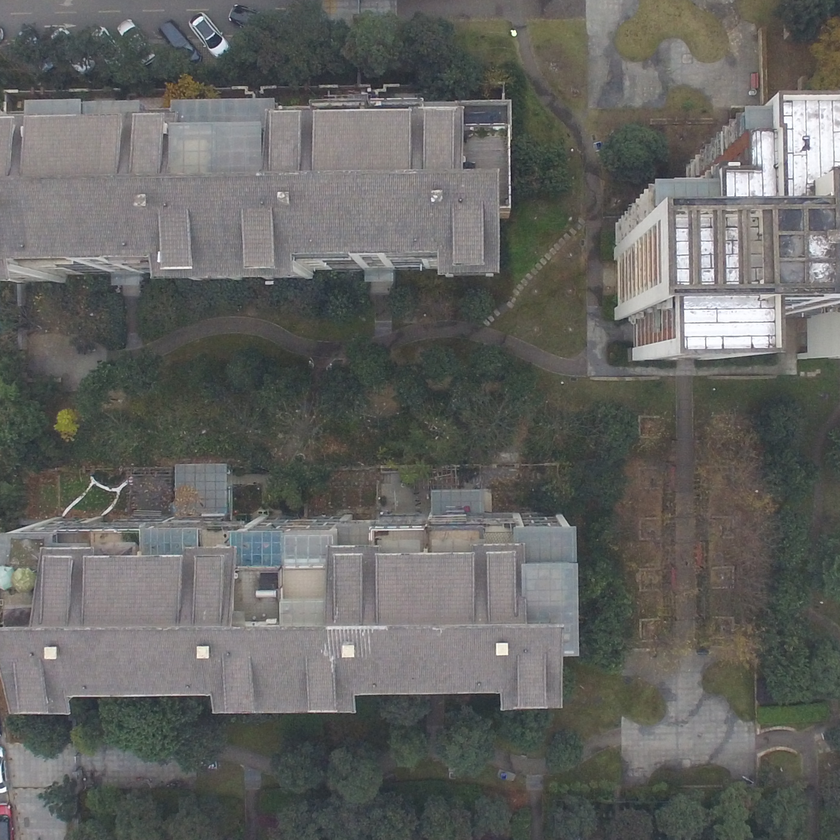
//> input picture lsy/lsy/001.png, 840 x 840 px, shrunk from 1400 x 1400 before the run
$ ./main   (built with g++ and OpenCV 4)
//> lines starting //> are read from the running program, lines starting //| are printed output that depends on the picture

////////////////////////////////////////////////////////////////////////
#include <stdlib.h>
#include <stdio.h>
#include <math.h>
#include <cv.h>
#include <highgui.h>
#include<iostream>
#include <time.h>
using namespace std;
using namespace cv;
//区域生长法
//////////////////////////
IplImage* RegionGrow(int x, int y, IplImage *src, int gate) //这里的x、y指第x行y列
{
//> called with x = 0, y = 0, gate = 50
	//8邻域对应坐标数组
	int indexx[] = { -1,-1,-1,0,0,1,1,1 };
	int indexy[] = { -1,0,1,-1,1,-1,0,1 };
	int k;//循环控制变量

		  //定义指针(一维数组)以存储坐标
	int *m_RegionGrowX;
	int *m_RegionGrowY;
	int *m_RegionGrowFlag;
	//开辟空间
	m_RegionGrowX = new int[8 * src->width*src->height];
	m_RegionGrowY = new int[8 * src->width*src->height];
	m_RegionGrowFlag = new int[8 * src->width*src->height];
	for (int i = 0; i<src->height; i++)
		for (int j = 0; j<src->width; j++)
		{
			m_RegionGrowFlag[i*src->widthStep + j] = 0;

		}
	//定义的起点和终点
	int m_Start;
	int m_End;
	//赋初值
	m_Start = 0;
	m_End = 0;
	//把起始种子点坐标存入数组
	m_RegionGrowX[m_End] = x;
	m_RegionGrowY[m_End] = y;


	//当前点坐标（中心点坐标）也就是种子点
	int m_CurrX;
	int m_CurrY;
	//新的点坐标（邻域点坐标）
	int m_NewX;
	int m_NewY;
	while (m_Start<(src->width*src->height) - 1)
	{

		while (m_Start <= m_End)
		{
			//当前点坐标赋值，用以当做种子在邻域中寻找灰度接近的点
			m_CurrX = m_RegionGrowX[m_Start];
			m_CurrY = m_RegionGrowY[m_Start];
			for (k = 0; k<8; k++)
			{
				m_NewX = m_CurrX + indexx[k];
				m_NewY = m_CurrY + indexy[k];
				if ((m_NewX<src->height) && (m_NewY<src->width) && (m_NewX >= 0) && (m_NewY >= 0))  //判断邻域点在图像范围内才能进行下述操作
				{
					uchar temp = uchar((src->imageData + src->widthStep*m_CurrX)[m_CurrY]);
					uchar temp1 = uchar((src->imageData + src->widthStep*m_NewX)[m_NewY]);
					int qq;
					qq = int(temp - temp1);
					int pp;
					pp = m_NewX*src->width + m_NewY;
					int mm;
					mm = m_RegionGrowFlag[pp];
					// 生长条件：判断像素(m_NewX,m_NewY)和当前像素(m_CurrX,m_CurrY) 像素值差的绝对值<=gate则进行生长
					if ((mm == 0) && (abs(qq) <= gate))
					{
						m_End++;
						//将被生长点的坐标存入数组以便用来当做下次生长的起点（种子）
						m_RegionGrowX[m_End] = m_NewX;
						m_RegionGrowY[m_End] = m_NewY;
						m_RegionGrowFlag[m_NewX*src->width + m_NewY] = 1;//标记已读像素点
					}
				}
			}
			m_Start++;

		}
		m_End = m_Start;
		m_RegionGrowX[m_End] = int(m_End / src->width);
		m_RegionGrowY[m_End] = m_End - m_RegionGrowX[m_End] * src->width;
	}
//> this loop made 1 pass
//> (m_CurrX, m_CurrY, m_NewX, m_NewY, m_End) on pass 1: (839, 839, 840, 840, 705601)
//> after the loop, m_CurrX = 839; m_CurrY = 839; m_NewX = 840; m_NewY = 840; m_End = 705601; m_Start = 705601

	delete[]m_RegionGrowX;
	delete[]m_RegionGrowY;
	m_RegionGrowX = NULL;
	m_RegionGrowY = NULL;
	IplImage* dst = cvCloneImage(src);
	for (int i = 0; i<src->height; i++)
		for (int j = 0; j<src->width; j++)
		{
			//将被生长点灰度值设为0其它点设为255
			if (m_RegionGrowFlag[i*src->width + j] == 1)
				(dst->imageData + dst->widthStep*i)[j] = 0;
			else
				(dst->imageData + dst->widthStep*i)[j] = 255;
		}
//> dst: 840 rows x 840 cols, CV_8UC1; every value is 0
	delete[]m_RegionGrowFlag;
	m_RegionGrowFlag = NULL;
	return(dst);

};


//K均值聚类
///////////////////////////////
IplImage* K_Means(IplImage* src)
{
	int i, j, k = 0, value;
	int nCuster = 3;//给定聚类数目
					//定义数组cluster用以标志每个样本对应的类别，取值范围0,1,2...nCuster-1;
	CvMat* clusters = cvCreateMat(src->height*src->width, 1, CV_32SC1);//Opencv内部函数cvKMeans2要求label数组必须是CV_32SC1型
	CvMat* samples = cvCreateMat(src->height*src->width, 1, CV_32FC2);//要求sampels数组必须是CV_32FC2型
	IplImage* dst = cvCreateImage(cvGetSize(src), 8, 1);
	for (i = 0; i<src->width; i++)
		for (j = 0; j<src->height; j++)
		{
			CvScalar s;
			//获取图像各个像素点的三通道值(BGR)
			s.val[0] = (float)cvGet2D(src, j, i).val[0];
			s.val[1] = (float)cvGet2D(src, j, i).val[1];
			s.val[2] = (float)cvGet2D(src, j, i).val[2];
			cvSet2D(samples, k++, 0, s);

		}

	cvKMeans2(samples, nCuster, clusters, cvTermCriteria(CV_TERMCRIT_ITER, 100, 1.0));
	//绘制聚类后的图像
	k = 0;
	float step = 255 / (nCuster - 1);
	for (i = 0; i<src->width; i++)
	{
		for (j = 0; j<src->height; j++)
		{
			value = clusters->data.i[k++];
			CvScalar s;
			s.val[0] = 255 - value*step;
			cvSet2D(dst, j, i, s);

		}
	}
	return(dst);
};


//模糊C聚类算法准备函数
///////////////////////////////
double** Standardize(double **data, int row, int col)
{
	int i, j;
	double *a = new double[col];//矩阵每列最大值
	double *b = new double[col];//矩阵每列最小值
	double *c = new double[row];//用以暂时存储矩阵某一列元素
	for (i = 0; i<col; i++)
	{
		//取出数据矩阵的各列元素
		for (j = 0; j<row; j++)
		{
			c[j] = data[j][i];
		}
		a[i] = c[0];
		b[i] = c[0];
		for (j = 0; j<row; j++)
		{
			//列最大值
			if (c[j]>a[i])
				a[i] = c[j];
			//列最小值
			if (c[j]<b[i])
				b[i] = c[j];
		}
	}
	for (i = 0; i<row; i++)
	{
		for (j = 0; j<col; j++)
		{
			data[i][j] = (data[i][j] - b[j]) / (a[j] - b[j]);
		}
	}
	cout << "完成数据极差标准化处理>>>>>>>>>\n";
	delete[]a;
	delete[]b;
	delete[]c;

	return(data);

}
//生成样本隶属度矩阵
void Initialize(double **u, int k, int row)//k为聚类数
{
	int i, j;
	//初始化样本隶属度矩阵
	srand((unsigned)time(0));
	for (i = 0; i<k; i++)
	{
		for (j = 0; j<row; j++)
		{
			u[i][j] = (double)rand() / RAND_MAX;//隶属度取值范围设为0~1
		}//rand()函数返回0~RANDN_MAX之间的一个伪随机数
	}
	//隶属度数据归一化
	double *sum = new double[row];//隶属度矩阵每列的和
	for (j = 0; j<row; j++)//这里用row表示列数不是拼写错误而是因为隶属度矩阵的列数等于data矩阵的行数，row是data矩阵的行
	{
		double dj = 0;
		for (i = 0; i<k; i++)
		{
			dj += u[i][j];
		}
		sum[j] = dj;//隶属度矩阵各列之和

	}
	for (i = 0; i<k; i++)
	{
		for (j = 0; j<row; j++)
		{
			u[i][j] /= sum[j];//归一化
		}
	}

	cout << "样本隶属度矩阵生成>>>>>>>>>>>>>" << endl;
	delete[]sum;
}
//迭代函数
double Update(double **u, double **data, double **center, int row, int col, int k, int m, double **U, double **dis, double *a, double *b)
{
	int i, j, t;
	// [5 lines of commented-out code are left out]
	double si = 0;//center(i,j) 的分子
	double sj = 0;//center(i,j) 的分母
				  //根据隶属度矩阵计算聚类中心，参见论文3.4式
	for (i = 0; i<k; i++)
	{
		for (j = 0; j<row; j++)
		{
			U[i][j] = pow(u[i][j], m);//m为模糊指数，越高越模糊，越小越接近K均值聚类

		}

	}
	for (j = 0; j<col; j++)
	{
		for (i = 0; i<k; i++)
		{
			for (t = 0; t<row; t++)
			{
				si += U[i][t] * data[t][j];
				sj += U[i][t];
			}
			center[i][j] = si / sj;
		}
	}
	// [9 lines of commented-out code are left out]
	for (i = 0; i<k; i++)
	{
		for (j = 0; j<col; j++)
			a[j] = center[i][j];//暂存一个类中心
		for (j = 0; j<row; j++)
		{
			for (t = 0; t<col; t++)
				b[t] = data[j][t];//暂存一个样本
			double d = 0;
			//计算聚类中心与样本之间的距离
			for (t = 0; t<col; t++)
			{
				d += (a[t] - b[t])*(a[t] - b[t]);//d为一个中心与一个样本的欧几里得距离的平方
			}
			dis[i][j] = sqrt(d);//欧几里得距离
		}
	}
	//隶属度矩阵的更新，参见论文的3.5式
	for (i = 0; i<k; i++)
	{
		for (j = 0; j<row; j++)
		{
			double temp = 0;
			for (t = 0; t<k; t++)
			{
				//模糊指数为m
				temp += pow(dis[i][j] / dis[t][j], 2 / (m - 1));
			}
			u[i][j] = 1 / temp;
		}
	}
	//根据FCM的价值函数（目标函数）计算聚类有效性评价参数参见论文中3.2式
	double func1 = 0;
	for (i = 0; i<k; i++)
	{
		double func2 = 0;
		for (j = 0; j<row; j++)
		{
			func2 += U[i][j] * (dis[i][j] * dis[i][j]);
		}
		func1 += func2;
	}
	double obj_fun = func1;
	//double obj_fun=1/(1+func1);
	return(obj_fun);
	// [13 lines of commented-out code are left out]
}
//模糊C均值聚类算法（需要调用上述函数）
//////////////////////////////////////////////
IplImage* do_FCM(IplImage* src)
{

	double **data;//数据矩阵（一个像素一行）
	double **center;//聚类中心矩阵
	double **u;//样本隶属度矩阵
	int m;//模糊指数
	int row = src->width*src->height;//样本总数
//> row = 705600
	int col = src->nChannels;//样本属性数（图像通道数）
//> col = 1
	cout << "图像尺寸：" << src->width << '*' << src->height << endl;//图像尺寸直接关系到处理数据的规模
//| 图像尺寸：840*840
	int k;//设定划分的类别
	cout << "请输入模糊指数m：" << endl;
	//cin>>m;
	m = 2;
	cout << "请输入聚类数目k：" << endl;
	//cin>>k;
	k = 2;
	int mum;//算法运行次数
	cout << "设定迭代次数上限" << endl;
	//cin>>mum;
	mum = 100;
	//各次运行结束后的目标函数值
	double *Index = new double[mum];

	//FCM聚类算法开始运行，次数上限mum
	int i, j, t;
	data = new double *[row];
	for (i = 0; i<row; i++)
	{
		data[i] = new double[col];
	}
	t = 0;
	//下面这部分的数据定义主要是为了避免内存耗尽的发生从Update函数中搬下来的
	double **U = new double *[k]; //为了计算方便定义的二维数组U,U[i][j]=pow(u[i][j],m);
	for (j = 0; j<k; j++)
	{
		U[j] = new double[row];
	}
	double *a = new double[col];
	double *b = new double[col];
	double **dis = new double *[k];//聚类中心与样本之间的距离矩阵

	for (i = 0; i<k; i++)
	{
		dis[i] = new double[row];
	}
	////////////////////////////
	//图像数据提取
	for (i = 0; i<src->width; i++)
		for (j = 0; j<src->height; j++)
		{

			for (int t1 = 0; t1<col; t1++)
			{
				data[t][t1] = (double)cvGet2D(src, j, i).val[t1];
			}
			t++;
		}//将图像中的像素各通道强度值存入数组data中，每个像素一行
//> this loop made 840 passes
//> t on passes 1 to 3: 840, 1680, 2520
//> after the loop, t = 705600


	double eps = 1e-4;
	int e = 0;//迭代次数循环控制变量

			  //记录连续无改进次数
	int nx = 0;
	//数据极差标准化处理
	data = Standardize(data, row, col);
	/////////////////////以上内容没问题////////////////////////


	//聚类中心及隶属度矩阵的内存分配
	center = new double *[k];
	u = new double *[k];
	for (j = 0; j<k; j++)
	{
		center[j] = new double[col];
		u[j] = new double[row];
	}
	//生成隶属度矩阵（初始化后归一化）
	Initialize(u, k, row);


	//目标函数连续10代无改进，停止该次聚类迭代过程
	for (i = 0; i<mum; i++)
	{

		//聚类迭代过程
		Index[nx] = Update(u, data, center, row, col, k, m, U, dis, a, b);

		if (nx>0 && abs(Index[nx] - Index[nx - 1])<eps)
			e++;
		else
			e = 0;
		nx++;
		cout << nx << '\t' << e << endl;
		if (e >= 10)
			break;

	}
//> after the loop, e = 10; nx = 48


	//绘制聚类后图像
	int t1 = 0;
	double step = 255 / (k - 1);
//> step = 255
	IplImage* dst = cvCreateImage(cvGetSize(src), 8, 1);
	for (i = 0; i<src->width; i++)
	{
		for (j = 0; j<src->height; j++)
		{

			CvScalar s;
			s.val[0] = 0;
			for (t = 0; t<k; t++)
			{
				s.val[0] += (255 - t*step)*u[t][t1];
			}
			cvSet2D(dst, j, i, s);
			t1++;
		}

	}
//> this loop made 840 passes
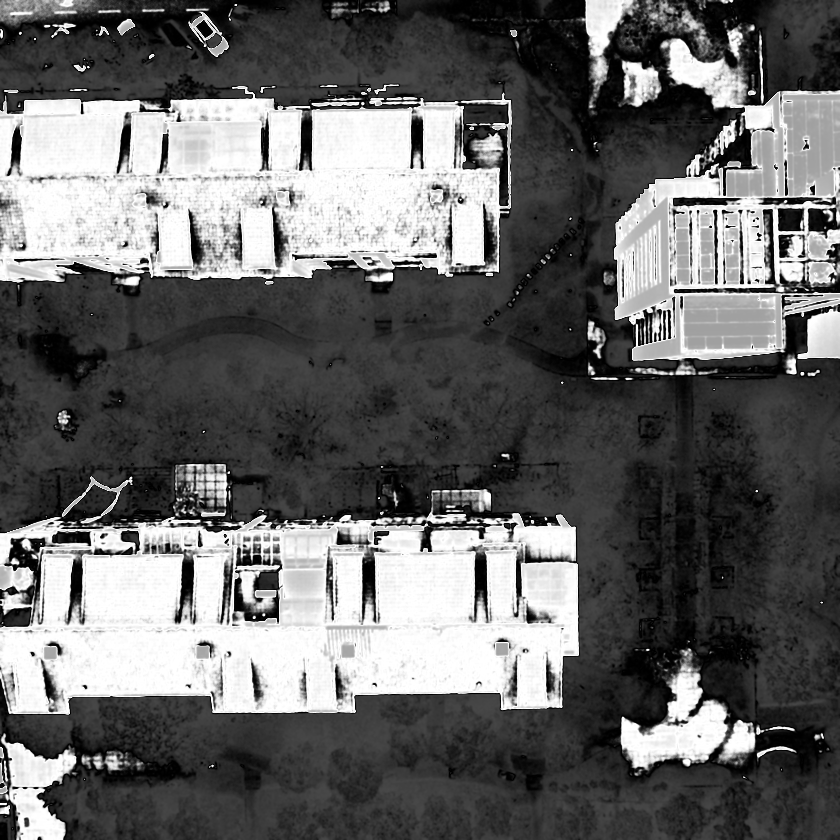
//> dst: 840 rows x 840 cols, CV_8UC1; min 0, max 255, mean 103.1
//> after the loop, t1 = 705600
	return(dst);

	//内存释放
	for (j = 0; j<k; j++)
	{
		delete[]center[j];
		delete[]u[j];
	}
	for (j = 0; j<col; j++)
	{
		delete[]data[j];

	}
	delete[]data;
	for (j = 0; j<k; j++)
	{
		delete[]U[j];
	}
	delete[]U;
	delete[]a;
	delete[]b;
	for (i = 0; i<k; i++)
		delete[]dis[i];
	delete[]dis;
	delete[]center;
	delete[]u;
	delete[]Index;

}


///////////////////////////////
///////////////////////////////////////
///==========主=====函=====数=========///
////////////////////////////////////////
int main(int argc, char *argv[])
{
	IplImage* img = 0;
	// [4 lines of commented-out code are left out]
	const char* filename = "001.png";

	// load an image
	//img = cvLoadImage(filename, CV_LOAD_IMAGE_COLOR);//载入彩图
	img = cvLoadImage(filename, CV_LOAD_IMAGE_GRAYSCALE);//载入灰度图或者写成 img=cvLoadImage(filename,0);

	cvNamedWindow("input", CV_WINDOW_AUTOSIZE);
	cvNamedWindow("output", CV_WINDOW_AUTOSIZE);
	cvShowImage("input", img);


	//cvSmooth(img,img,CV_MEDIAN);
	cvSmooth(img, img, CV_GAUSSIAN);//对图像进行高斯滤波后效果更好
	IplImage* out = RegionGrow(0, 0, img, 50);//调用时，初始种子点设为别的点也行，比如设为图像中心点
											  //IplImage* out=RegionGrow(img->height/2,img->width/2,img, 1);
											  //IplImage* out=K_Means(img);
	out = do_FCM(img);
	cvShowImage("output", out);
	// wait for a key
	cvWaitKey(0);
	// release the image
	cvReleaseImage(&out);
	// cvReleaseImage(&hist_image);
	//cvDestroyWindow("hist_imagewindow");
	cvDestroyWindow("input");
	cvDestroyWindow("output");
	return 0;
}
